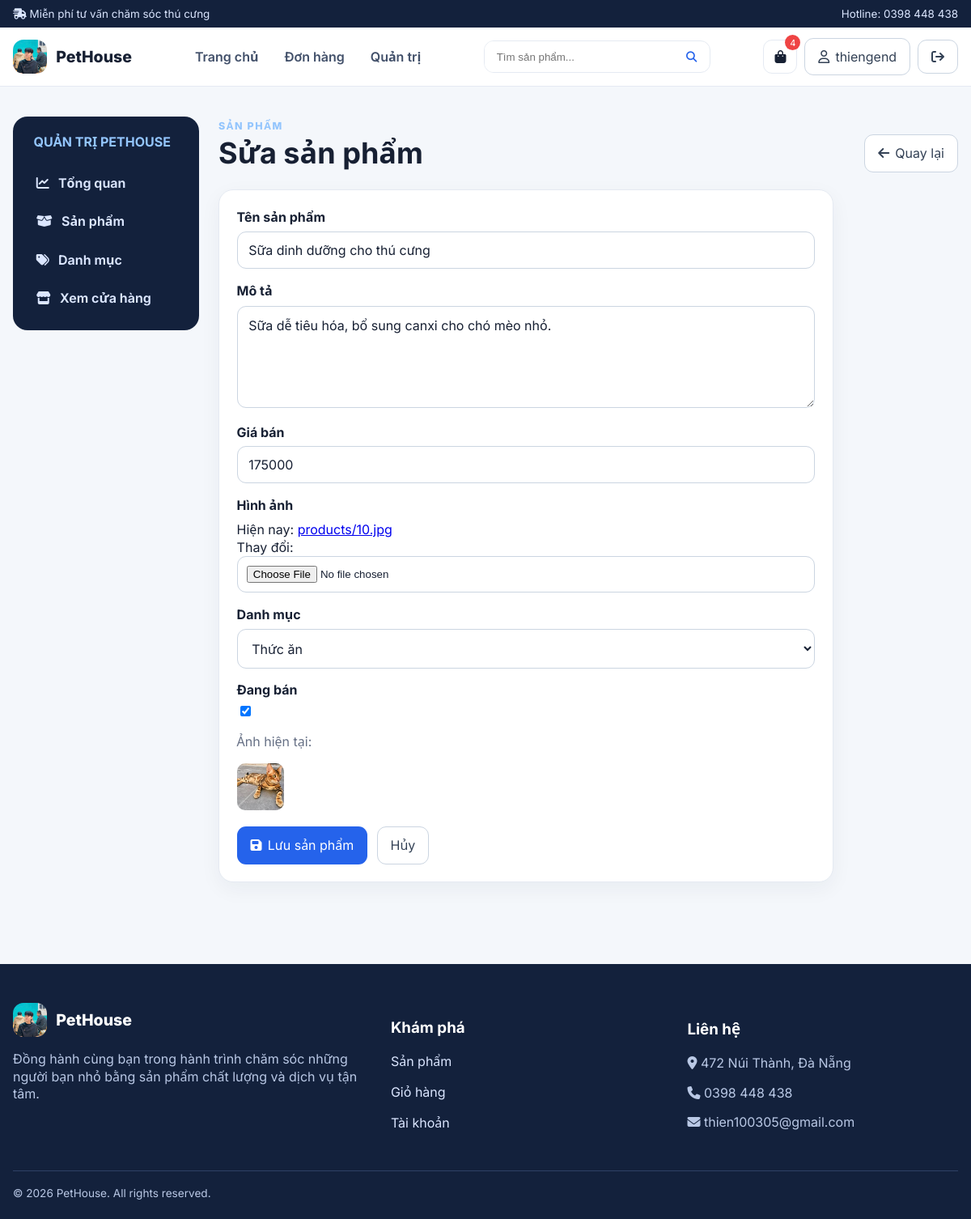
The page /quan-tri/san-pham/38/sua/ (signed in) on the database its author committed.
### accounts/models.py (models this page shows, shortened)
class Product(models.Model):
    name = models.CharField(max_length=200, verbose_name="Tên sản phẩm")
    description = models.TextField(verbose_name="Mô tả")
    price = models.DecimalField(max_digits=12, decimal_places=0, validators=[MinValueValidator(0)], verbose_name="Giá")
    image = models.ImageField(upload_to="products/", verbose_name="Hình ảnh")
    category = models.ForeignKey(Category, on_delete=models.PROTECT, related_name="products", verbose_name="Danh mục")
    created_at = models.DateTimeField(auto_now_add=True, verbose_name="Ngày tạo")
    updated_at = models.DateTimeField(auto_now=True, verbose_name="Ngày cập nhật")
    is_active = models.BooleanField(default=True, verbose_name="Đang bán")
    class Meta:
        verbose_name = "Sản phẩm"
        verbose_name_plural = "Sản phẩm"
        ordering = ["-created_at"]

### accounts/views.py (the view)
# urls.py: path("quan-tri/san-pham/<int:product_id>/sua/", views.admin_product_edit, name="admin_product_edit"),
@staff_required
def admin_product_edit(request, product_id):
    product = get_object_or_404(Product, id=product_id)
    form = AdminProductForm(request.POST or None, request.FILES or None, instance=product)
    if request.method == "POST" and form.is_valid():
        form.save()
        messages.success(request, f"Đã cập nhật sản phẩm {product.name}.")
        return redirect("admin_products")
    return render(request, "admin/product_form.html", {"form": form, "page_title": "Sửa sản phẩm", "product": product})

### accounts/forms.py
class AdminProductForm(forms.ModelForm):
    class Meta:
        model = Product
        fields = ("name", "description", "price", "image", "category", "is_active")
        labels = {
            "name": "Tên sản phẩm",
            "description": "Mô tả",
            "price": "Giá bán",
            "image": "Hình ảnh",
            "category": "Danh mục",
            "is_active": "Đang bán",
        }
        widgets = {"description": forms.Textarea(attrs={"rows": 5})}

### accounts/context_processors.py (called while the page is built)
def store_context(request):
    cart_count = 0
    if request.user.is_authenticated:
        cart_count = CartItem.objects.filter(cart__user=request.user).aggregate(total=Sum("quantity"))["total"] or 0
    return {"cart_count": cart_count}

### accounts/models.py (called while the page is built)
    def __str__(self):
        return self.name

### ecommerce/templates/admin/product_form.html (shortened to what this page needs)
{% extends 'admin/base.html' %}
{% block admin_content %}
<div class="section-heading"><div><span class="eyebrow">Sản phẩm</span><h1>{{ page_title }}</h1></div><a class="btn btn-outline" href="{% url 'admin_products' %}"><i class="fa-solid fa-arrow-left"></i> Quay lại</a></div>
<form class="panel admin-form" method="post" enctype="multipart/form-data">{% csrf_token %}
  {% for field in form %}<div class="form-group {% if field.name == 'is_active' %}checkbox-row{% endif %}"><label for="{{ field.id_for_label }}">{{ field.label }}</label>{{ field }}</div>{% endfor %}
  {% if product and product.image %}<p class="muted">Ảnh hiện tại:</p><img class="admin-thumb" src="{{ product.image.url }}" alt="{{ product.name }}">{% endif %}
  <div class="actions mt-2"><button class="btn btn-primary"><i class="fa-solid fa-floppy-disk"></i> Lưu sản phẩm</button><a class="btn btn-outline" href="{% url 'admin_products' %}">Hủy</a></div>
</form>
{% endblock %}

### ecommerce/templates/base.html (shortened to what this page needs)
{% load static %}
<!doctype html>
<html lang="vi">
<head>
  <link rel="stylesheet" href="https://cdnjs.cloudflare.com/ajax/libs/font-awesome/6.5.2/css/all.min.css">
  <link rel="stylesheet" href="{% static 'css/store.css' %}">
</head>
<body>
  <div class="topbar"><div class="container topbar-inner"><span><i class="fa-solid fa-truck-fast"></i> Miễn phí tư vấn chăm sóc thú cưng</span><span>Hotline: 0398 448 438</span></div></div>
  <header class="site-nav">
    <div class="container nav-inner">
      <a class="brand" href="{% url 'home' %}"><img class="brand-mark" src="{% static 'images/pic.jpg' %}" alt="PetHouse"><span>PetHouse</span></a>
      <nav class="nav-links" aria-label="Điều hướng chính">
        <a class="nav-link" href="{% url 'home' %}">Trang chủ</a>
        {% if user.is_authenticated %}<a class="nav-link" href="{% url 'profile' %}">Đơn hàng</a>{% endif %}
        {% if user.is_staff %}<a class="nav-link" href="{% url 'admin_dashboard' %}">Quản trị</a>{% endif %}
      </nav>
      <form class="search-form" action="{% url 'search' %}" method="get" role="search">
        <input name="q" value="{{ request.GET.q }}" placeholder="Tìm sản phẩm..." aria-label="Tìm sản phẩm">
        <button aria-label="Tìm kiếm"><i class="fa-solid fa-magnifying-glass"></i></button>
      </form>
      <div class="nav-actions">
        {% if user.is_authenticated %}
          <a class="btn icon-btn" href="{% url 'cart' %}" aria-label="Giỏ hàng"><i class="fa-solid fa-bag-shopping"></i><span class="cart-badge">{{ cart_count|default:0 }}</span></a>
          <a class="btn btn-outline account-link" href="{% url 'profile' %}"><i class="fa-regular fa-user"></i> {{ user.username }}</a>
          <form action="{% url 'logout' %}" method="post">{% csrf_token %}<button class="btn btn-outline" aria-label="Đăng xuất"><i class="fa-solid fa-arrow-right-from-bracket"></i></button></form>
        {% else %}
          <a class="btn btn-outline" href="{% url 'login' %}">Đăng nhập</a><a class="btn btn-primary account-link" href="{% url 'register' %}">Đăng ký</a>
        {% endif %}
      </div>
    </div>
  </header>
  <main class="site-main">
    {% block content %}{% endblock %}
  </main>
  <footer class="footer"><div class="container"><div class="footer-grid"><div><a class="brand" href="{% url 'home' %}" style="color:white"><img class="brand-mark" src="{% static 'images/pic.jpg' %}" alt="">PetHouse</a><p>Đồng hành cùng bạn trong hành trình chăm sóc những người bạn nhỏ bằng sản phẩm chất lượng và dịch vụ tận tâm.</p></div><div><h3>Khám phá</h3><p><a href="{% url 'home' %}">Sản phẩm</a></p><p><a href="{% url 'cart' %}">Giỏ hàng</a></p><p><a href="{% url 'profile' %}">Tài khoản</a></p></div><div><h3>Liên hệ</h3><p><i class="fa-solid fa-location-dot"></i> 472 Núi Thành, Đà Nẵng</p><p><i class="fa-solid fa-phone"></i> 0398 448 438</p><p><i class="fa-solid fa-envelope"></i> thien100305@gmail.com</p></div></div><div class="footer-bottom">© {% now "Y" %} PetHouse. All rights reserved.</div></div></footer>
</body>
</html>

### ecommerce/static/css/store.css (style rules this page uses)
:root { --brand:#2563eb;--brand-dark:#1e40af;--ink:#172033;--muted:#667085;--surface:#fff;--soft:#f4f7fb;--line:#e5eaf2;--success:#159a68;--danger:#dc3545;--radius:18px;--shadow:0 14px 36px rgba(23,32,51,.09) }
* { box-sizing:border-box }
body { font-family:Inter,system-ui,-apple-system,"Segoe UI",sans-serif;color:var(--ink);background:var(--soft);margin:0 }
.site-main { min-height:65vh }
.container { width:min(1180px,calc(100% - 32px));margin:auto }
.topbar { background:#13213c;color:#dbe6ff;font-size:.84rem;padding:.5rem 0 }
.topbar-inner,.nav-inner,.row-between { display:flex;align-items:center;justify-content:space-between;gap:1rem }
.site-nav { background:rgba(255,255,255,.96);border-bottom:1px solid var(--line);position:sticky;top:0;z-index:100;backdrop-filter:blur(12px) }
.nav-inner { min-height:72px }
.brand { display:flex;align-items:center;gap:.7rem;font-weight:800;font-size:1.22rem;color:var(--ink);text-decoration:none }
.brand-mark { width:42px;height:42px;border-radius:13px;object-fit:cover }
.nav-links { display:flex;align-items:center;gap:.4rem }
.nav-link { color:#42506a;text-decoration:none;padding:.62rem .8rem;border-radius:10px;font-weight:600 }
.search-form { display:flex;min-width:280px;border:1px solid var(--line);border-radius:12px;background:white;overflow:hidden }
.search-form input { border:0;outline:0;padding:.72rem .9rem;width:100% }
.search-form button { border:0;background:transparent;color:var(--brand);padding:0 1rem }
.nav-actions { display:flex;align-items:center;gap:.55rem }
.btn { display:inline-flex;align-items:center;justify-content:center;gap:.45rem;border:1px solid transparent;border-radius:11px;padding:.72rem 1rem;font-weight:700;text-decoration:none;cursor:pointer;background:white;color:var(--ink);font:inherit }
.btn-primary { background:var(--brand);color:white }
.btn-outline { border-color:#cbd5e1;color:#334155;background:white }
.icon-btn { width:42px;height:42px;padding:0;border:1px solid var(--line);position:relative }
.cart-badge { position:absolute;right:-5px;top:-7px;background:#ef4444;color:white;min-width:19px;height:19px;border-radius:99px;font-size:.69rem;display:grid;place-items:center }
.eyebrow { text-transform:uppercase;letter-spacing:.13em;font-weight:800;font-size:.78rem;color:#93c5fd }
.section-heading { display:flex;align-items:end;justify-content:space-between;gap:1rem;margin-bottom:1.35rem }
.section-heading h1,.section-heading h2 { margin:0;font-size:clamp(1.65rem,3vw,2.25rem) }
.section-heading p,.muted { color:var(--muted) }
.panel { background:white;border:1px solid var(--line);border-radius:var(--radius);box-shadow:0 8px 26px rgba(23,32,51,.05);padding:1.35rem }
.form-group { margin-bottom:1rem }
.form-label,label { display:block;font-weight:700;margin-bottom:.45rem }
.form-control,select,textarea,input[type=text],input[type=email],input[type=password],input[type=number],input[type=date],input[type=time] { width:100%;border:1px solid #cbd5e1;border-radius:11px;padding:.76rem .85rem;background:white;color:var(--ink);font:inherit }
.footer { background:#13213c;color:#b9c8e5;margin-top:4rem;padding:3rem 0 1.5rem }
.footer-grid { display:grid;grid-template-columns:1.3fr 1fr 1fr;gap:2rem }
.footer h3 { color:white }
.footer a { color:#dbe6ff;text-decoration:none }
.footer-bottom { border-top:1px solid #2e4166;margin-top:2rem;padding-top:1.2rem;font-size:.85rem }
.actions { display:flex;gap:.7rem;flex-wrap:wrap }
.mt-2 { margin-top:1rem }

### ecommerce/templates/admin/base.html (style rules this page uses)
.admin-thumb { width:58px;height:58px;border-radius:10px;object-fit:cover;background:#f1f5f9 }
.admin-form { max-width:760px }
.admin-form input[type=file] { width:100%;padding:.7rem;border:1px solid #cbd5e1;border-radius:11px }
.checkbox-row label { display:flex;align-items:center;gap:.6rem }
.checkbox-row input { width:auto }

### rows shown on the page
Product: form "Sữa dinh dưỡng cho thú cưng" "Sữa dễ tiêu hóa, bổ sung canxi cho chó mèo nhỏ." "175000" "Thức ăn" "☑", image (picture)

### other values the page prints
{{ cart_count|default:0 }} "4"
{{ user.username }} "thiengend"
{{ page_title }} "Sửa sản phẩm"
{{ field.label }} "Tên sản phẩm" "Mô tả" "Giá bán" "Hình ảnh" "Danh mục" "Đang bán"
